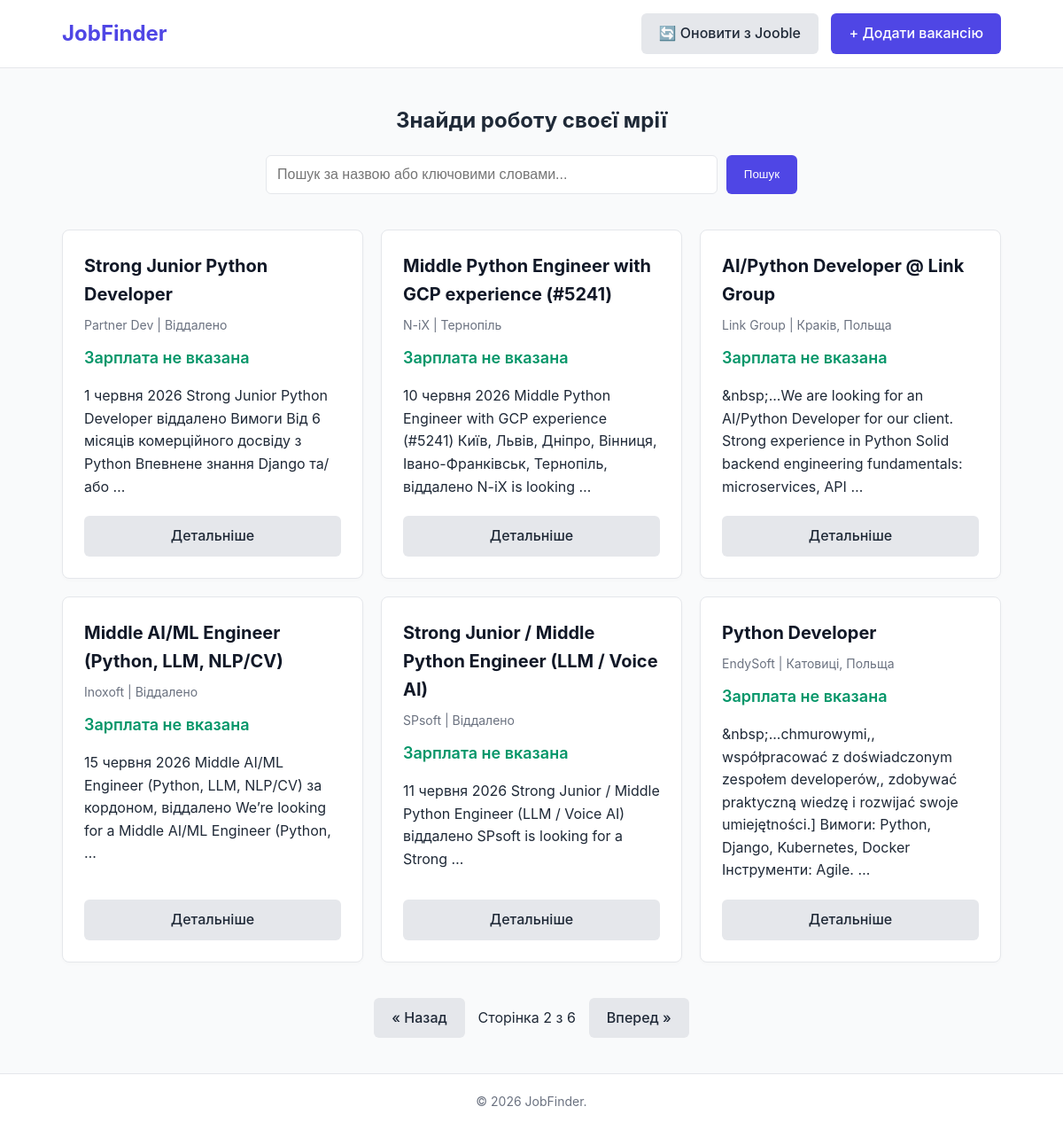
Page /?q=&page=2 on the committed database.
### vacancies/models.py (models this page shows, shortened)
class Vacancy(models.Model):
    title = models.CharField(max_length=255, verbose_name="Назва вакансії")
    company = models.CharField(max_length=255, verbose_name="Компанія")
    location = models.CharField(max_length=255, verbose_name="Місто / Локація")
    salary = models.CharField(
        max_length=100,
        default="Не вказана",
        verbose_name="Зарплата"
    )
    description = models.TextField(verbose_name="Опис вакансії")
    source_url = models.URLField(blank=True, null=True, unique=True, verbose_name="Посилання на першоджерело")
    created_at = models.DateTimeField(auto_now_add=True, verbose_name="Дата створення")
    class Meta:
        verbose_name = "Вакансія"
        verbose_name_plural = "Вакансії"
        ordering = ['-created_at']

### vacancies/views.py (the view)
# urls.py: path('', views.vacancy_list, name='vacancy_list'),
def vacancy_list(request):
    qs = Vacancy.objects.all()
    search_query = request.GET.get('q', '')
    if search_query:
        qs = qs.filter(title__icontains=search_query) | qs.filter(description__icontains=search_query)
    paginator = Paginator(qs, 6)
    page_number = request.GET.get('page')
    page_obj = paginator.get_page(page_number)
    return render(request, 'vacancies/index.html', {
        'page_obj': page_obj,
        'search_query': search_query
    })

### templates/vacancies/index.html
{% extends 'base.html' %}
{% block content %}
<section class="search-section">
    <h1>Знайди роботу своєї мрії</h1>
    <form method="GET" action="{% url 'vacancy_list' %}" class="search-form">
        <input type="text" name="q" placeholder="Пошук за назвою або ключовими словами..." value="{{ search_query }}">
        <button type="submit" class="btn btn-primary">Пошук</button>
    </form>
</section>
<div class="vacancy-grid">
    {% for vacancy in page_obj %}
    <div class="card">
        <div>
            <h3 class="card-title">{{ vacancy.title }}</h3>
            <p class="card-meta">{{ vacancy.company }} | {{ vacancy.location }}</p>
            <p class="card-salary">
                {% if vacancy.salary > 0 %}{{ vacancy.salary }} грн.{% else %}Зарплата не вказана{% endif %}
            </p>
            <p>{{ vacancy.description|truncatewords:20 }}</p>
        </div>
        <div style="margin-top: 20px;">
            <a href="{% url 'vacancy_detail' vacancy.pk %}" class="btn btn-secondary" style="width: 100%; text-align: center;">Детальніше</a>
        </div>
    </div>
    {% empty %}
    <p style="grid-column: 1/-1; text-align: center; color: #6b7280;">Вакансій не знайдено.</p>
    {% endfor %}
</div>
{% if page_obj.has_other_pages %}
<div class="pagination">
    {% if page_obj.has_previous %}
        <a href="?q={{ search_query }}&page={{ page_obj.previous_page_number }}" class="btn btn-secondary">&laquo; Назад</a>
    {% endif %}
    <span>Сторінка {{ page_obj.number }} з {{ page_obj.paginator.num_pages }}</span>
    {% if page_obj.has_next %}
        <a href="?q={{ search_query }}&page={{ page_obj.next_page_number }}" class="btn btn-secondary">Вперед &raquo;</a>
    {% endif %}
</div>
{% endif %}
{% endblock %}

### static/css/style.css (style rules this page uses)
:root { --primary-color: #4f46e5; --primary-hover: #4338ca; --danger-color: #ef4444; --danger-hover: #dc2626; --text-color: #1f2937; --light-bg: #f9fafb; --border-color: #e5e7eb; --white: #ffffff; }
* { box-sizing: border-box; margin: 0; padding: 0; }
body { font-family: -apple-system, BlinkMacSystemFont, "Segoe UI", Roboto, Helvetica, Arial, sans-serif; color: var(--text-color); background-color: var(--light-bg); line-height: 1.6; display: flex; flex-direction: column; min-height: 100vh; }
.btn { display: inline-block; padding: 10px 20px; border-radius: 6px; text-decoration: none; font-weight: 500; cursor: pointer; border: none; transition: background 0.2s ease; }
.btn-primary { background-color: var(--primary-color); color: var(--white); }
.btn-secondary { background-color: var(--border-color); color: var(--text-color); }
.search-section { margin: 40px 0; text-align: center; }
.search-form { display: flex; max-width: 600px; margin: 20px auto 0; gap: 10px; }
.search-form input { flex: 1; padding: 12px; border: 1px solid var(--border-color); border-radius: 6px; font-size: 16px; }
.vacancy-grid { display: grid; grid-template-columns: repeat(auto-fill, minmax(300px, 1fr)); gap: 20px; margin-bottom: 40px; }
.card { background: var(--white); border: 1px solid var(--border-color); border-radius: 8px; padding: 24px; display: flex; flex-direction: column; justify-content: space-between; box-shadow: 0 2px 4px rgba(0,0,0,0.02); transition: transform 0.2s ease, box-shadow 0.2s ease; }
.card-title { font-size: 20px; margin-bottom: 8px; color: #111827; }
.card-meta { font-size: 14px; color: #6b7280; margin-bottom: 12px; }
.card-salary { font-size: 18px; font-weight: 600; color: #059669; margin-bottom: 15px; }
.pagination { display: flex; justify-content: center; align-items: center; gap: 15px; margin-bottom: 40px; }

### rows in the picture
Vacancy: title "Strong Junior Python Developer", company "Partner Dev", location "Віддалено", salary "Зарплата не вказана", description "1 червня 2026 Strong Junior Python Developer віддалено Вимоги Від 6 місяців комерційного досвіду з Python Впевнене знання Django та/або …"
Vacancy: title "Middle Python Engineer with GCP experience (#5241)", company "N-iX", location "Тернопіль", salary "Зарплата не вказана", description "10 червня 2026 Middle Python Engineer with GCP experience (#5241) Київ, Львів, Дніпро, Вінниця, Івано-Франківськ, Тернопіль, віддалено N-iX is looking …"
Vacancy: title "AI/Python Developer @ Link Group", company "Link Group", location "Краків, Польща", salary "Зарплата не вказана", description "&nbsp;...We are looking for an AI/Python Developer for our client. Strong experience in Python Solid backend engineering fundamentals: microservices, API …"
Vacancy: title "Middle AI/ML Engineer (Python, LLM, NLP/CV)", company "Inoxoft", location "Віддалено", salary "Зарплата не вказана", description "15 червня 2026 Middle AI/ML Engineer (Python, LLM, NLP/CV) за кордоном, віддалено We’re looking for a Middle AI/ML Engineer (Python, …"
Vacancy: title "Strong Junior / Middle Python Engineer (LLM / Voice AI)", company "SPsoft", location "Віддалено", salary "Зарплата не вказана", description "11 червня 2026 Strong Junior / Middle Python Engineer (LLM / Voice AI) віддалено SPsoft is looking for a Strong …"
Vacancy: title "Python Developer", company "EndySoft", location "Катовиці, Польща", salary "Зарплата не вказана", description "&nbsp;...chmurowymi,, współpracować z doświadczonym zespołem developerów,, zdobywać praktyczną wiedzę i rozwijać swoje umiejętności.] Вимоги: Python, Django, Kubernetes, Docker Інструменти: Agile. …"

### other values in the picture
{{ page_obj.number }} "2"
{{ page_obj.paginator.num_pages }} "6"
